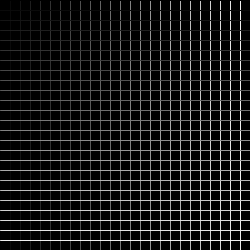
Frame 1 (no input)
Frame 60 (the mouse pressed at the canvas centre just before this capture): identical to frame 1, image omitted
Frame 120 (the mouse held since frame 60 and released just before this capture): identical to frame 1, image omitted

The Processing sketch that drew this single still picture (run headless with seeded random() and noise(); from frame 60 on, the mouse is pressed at the canvas centre):

// Processing sketch: processing_19437
// ── processing_19437.pde

float lines[]=new float [250]; //new array with 250 values



void setup () {
  size(250,250);
  background (0);
}

void draw() {
  //draw a rectangle of alpha 1 every cycle, in order to create ghosting
  noStroke();
  fill(0,0,0,1);
  rect(0,0,width,height);
  //declare temp integer i, increment it by 10 until it reaches 250
  for (int i=0;i<250;i+=10) {
    lines[i]=i;
    //using the integer for the stroke gives a nice gradient
    stroke(lines[i]);
    strokeWeight(1);
    //drawing a line at each i produces a series of vertical lines
    line(lines[i],250,lines[i],0);
    //if the X value for the mouse is the same as a line's x value,
    //generate a point where the mouse is
    if (mouseX==lines[i]) {
      strokeWeight(7);
      //using the i for the alpha matches the dot's intensity to the grid's
      //gradient
      stroke(255,0,0,lines[i]);
      point(mouseX,mouseY);
    }
  }
  
  //declare i again, generate the same values (1-250 in increments of 10)
  for (int i=0;i<250;i+=10) {
    lines[i]=i;
    //using the integer for the stroke gives a nice gradient
    stroke(lines[i]);
    strokeWeight(1);
    //reverse the x and y from before draws a series of horizontal lines
    //combined with the verticals, we now have a grid!
    line(0,lines[i],250,lines[i]);
   //if the Y value for the mouse is the same as a line's y value,
   //generate a point where the mouse is
    if (mouseY==lines[i]) {
      strokeWeight(7);
      //using the i for the alpha matches the dot's intensity to the grid's
      //gradient
      stroke(255,0,0,lines[i]);
      point(mouseX,mouseY);
    }
  }
}
